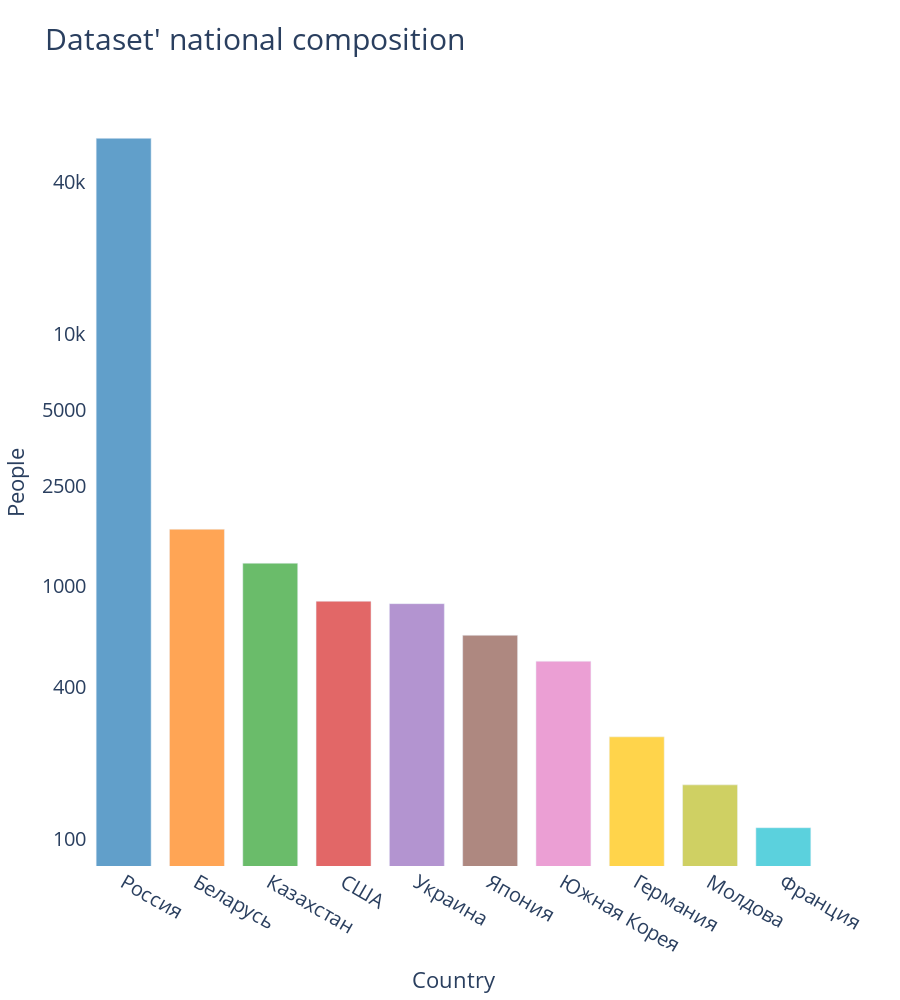

Write notebook code for a chart like this one.
### Code cell
colors = ['#1f77b4',  '#ff7f0e',  '#2ca02c', '#d62728', '#9467bd', 
         '#8c564b', '#e377c2', '#ffc300', '#bcbd22','#17becf',   
         '#339966','#ff6686', '#f5b8ec', '#bb77dd', '#77ddca']

fig = go.Figure(data=[go.Bar(x=countries['countries'], y=countries['values'], 
                             marker_color=colors,
                             marker_opacity=0.7,
                             width=0.75
                             )])
fig.update_layout(
    barmode="stack",
    title=dict(
        text="Dataset' national composition",
        font=dict(size=30)
    ),
    xaxis_title=dict(
        text="Country",
        font=dict(size=22)
    ),
    yaxis_title=dict(
        text="People",
        font=dict(size=22)
    ),
    #width=1400,
    height=1000,
    yaxis_type="log", 
    yaxis_tickmode="array", 
    yaxis_tickvals=[0, 100, 400, 1000, 2500, 5000, 10000, 40000],
    plot_bgcolor='rgb(255,255,255)', # White plot background
    xaxis = dict(
        tickfont = dict(
            size = 20  # Set x-axis tick font size to 20px
        )
    ),
    yaxis = dict(
        tickfont = dict(
            size = 20  # Set x-axis tick font size to 20px
        )
    )
    
)
fig.show()

### Figure 1 — Plotly figure (JSON) as saved in the notebook; plotly's stock layout.template omitted (floating-point values rounded to 4 significant figures)
{"data": [{"marker": {"color": ["#1f77b4", "#ff7f0e", "#2ca02c", "#d62728", "#9467bd", "#8c564b", "#e377c2", "#ffc300", "#bcbd22", "#17becf", "#339966", "#ff6686", "#f5b8ec", "#bb77dd", "#77ddca"], "opacity": 0.7}, "type": "bar", "width": 0.75, "x": ["Россия", "Беларусь", "Казахстан", "США", "Украина", "Япония", "Южная Корея", "Германия", "Молдова", "Франция"], "y": [59323, 1684, 1236, 874, 855, 641, 506, 254, 164, 111]}], "layout": {"barmode": "stack", "height": 1000, "plot_bgcolor": "rgb(255,255,255)", "title": {"font": {"size": 30}, "text": "Dataset' national composition"}, "xaxis": {"tickfont": {"size": 20}, "title": {"font": {"size": 22}, "text": "Country"}}, "yaxis": {"tickfont": {"size": 20}, "tickmode": "array", "tickvals": [0, 100, 400, 1000, 2500, 5000, 10000, 40000], "title": {"font": {"size": 22}, "text": "People"}, "type": "log"}}}
